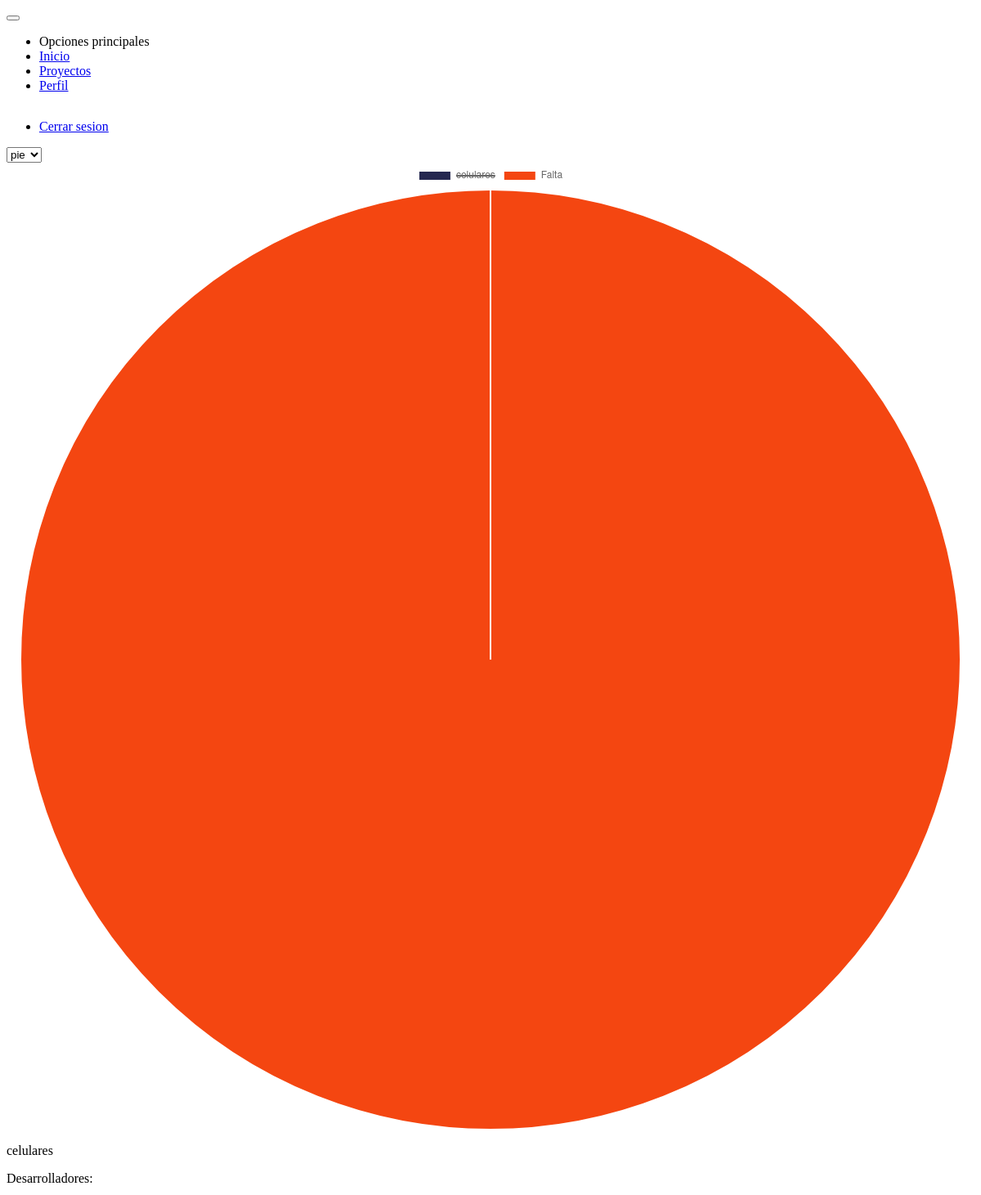
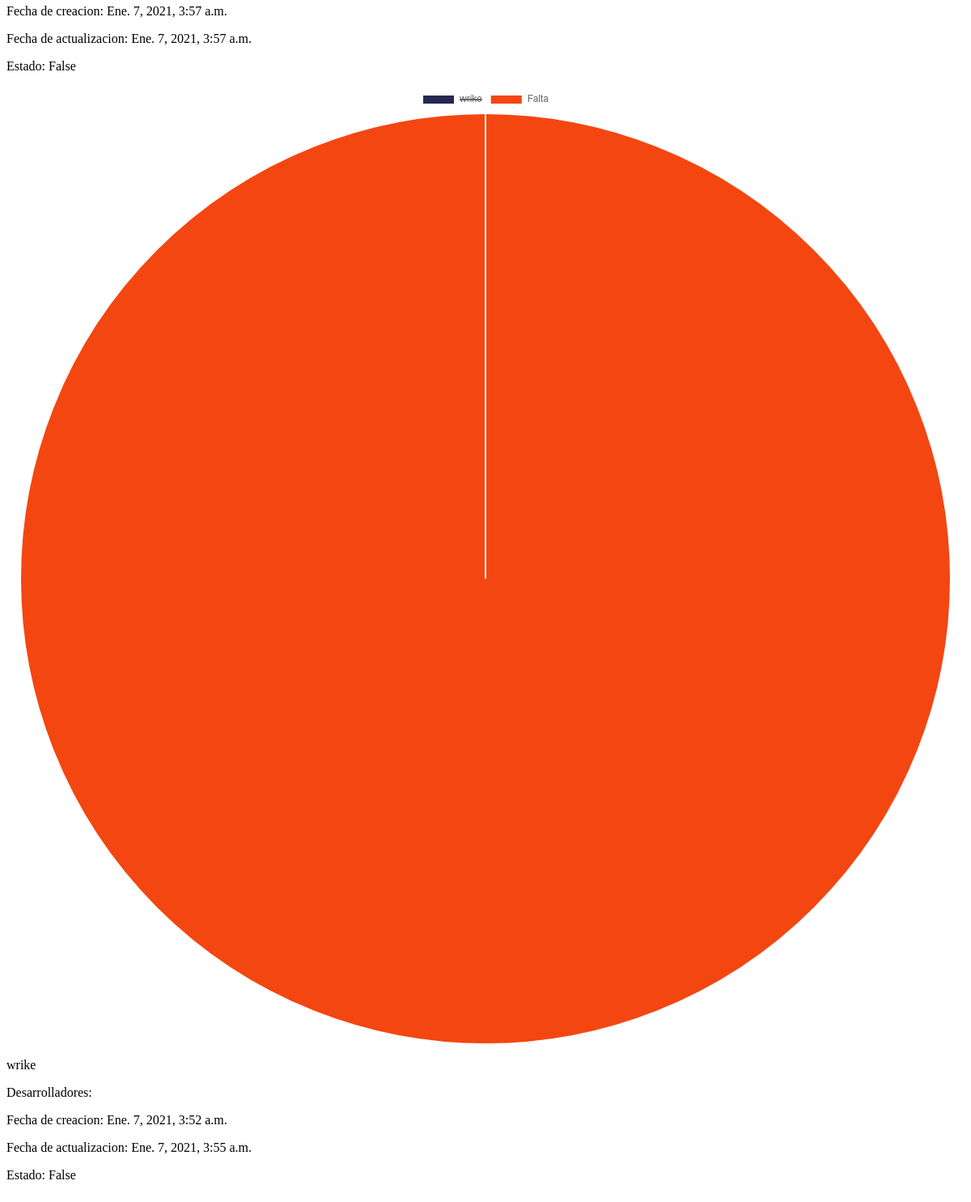
Screenshot of / (signed in) with the database file from the repository (2 pictures, top to bottom).
### projects/models.py (models this page shows)
class Project(models.Model):
    name = models.CharField(max_length=50, unique=True)
    developer = models.ManyToManyField(User)
    status = models.BooleanField(default=False)
    slug = models.SlugField(max_length=50, unique=True)
    percentage = models.IntegerField(default=0)
    created_at = models.DateTimeField(auto_now_add=timezone.now)
    update_at = models.DateTimeField(auto_now=timezone.now)
    def __str__(self):
        return self.name

### projects/views.py (the view)
# urls.py: path('', views.ProjectTemplateView.as_view(), name='home'),
class ProjectTemplateView(LoginRequiredMixin, ListView):
    login_url = 'users:login'
    template_name = 'index.html'
    queryset = Project.objects.all().order_by('-pk')
    paginate_by = 6
    def get_queryset(self, *args, **kwargs):
        qs = super().get_queryset(*args, **kwargs)
        is_admin = self.request.user.has_perm('tasks.view_task')
        if is_admin:
            return qs.annotate(Count('developer'))
        else:
            return qs.filter(developer=self.request.user).order_by('-pk')
    def get_context_data(self, **kwargs):
        context = super().get_context_data(**kwargs)
        context['group'] = User.objects.filter(
            pk=self.request.user.pk, groups__name='administradores').exists()
        context['admin'] = User.objects.filter(
            groups__name='administradores').count()
        context['developer'] = User.objects.filter(
            groups__name='desarrolladores').count()
        context['projects'] = Project.objects.count()
        context['tasks'] = Task.objects.count()
        return context

### templates/index.html (shortened to what this page needs)
{% extends 'base.html' %}
{% block content %}
    <select name="chartType" id="chartType" data-role="select">
        <option value="pie">pie</option>
    </select>
    <div class="row">
        {% include 'projects/graphics.html' %}
    </div>
{% endblock %}

### projects/templates/projects/graphics.html
{% for project in object_list %}
    <div class="cell-sm-12 cell-md-4">
        <div class="card">
            <div class="card-content">
                <div class="row">
                    <div class="cell-sm-12 cell-md-6">
                        {% include 'projects/snippets/graphic.html' %}
                    </div>
                    <div class="cell-sm-12 cell-md-6">
                        {% include 'projects/snippets/data-project.html' %}
                    </div>
                </div>
            </div>
        </div>
    </div>
{% endfor %}

### projects/templates/projects/snippets/graphic.html
<canvas id="{{ project.slug }}" width="400" height="400"></canvas>
<script type="text/javascript">
    var faltante = 100 - {{ project.percentage }};
    var data = {
        labels: ['{{ project.name }}', 'Falta'],
        datasets: [{
            data: [{{ project.porcent }}, faltante],
            backgroundColor: ['#252850', '#f44611'],
        }],
    };
    var ctx = document.getElementById('{{ project.slug }}').getContext('2d');
    var myChart = new Chart(ctx, {
        type: 'pie',
        data: data
    });
    var chartType = document.getElementById('chartType');
    chartType.addEventListener('change', () => {
        myChart.destroy();
        myChart = new Chart(ctx, {
            type: chartType.value,
            data: data
        });
    });
</script>

### projects/templates/projects/snippets/data-project.html
<div class="container">
    <p class="center">{{ project }}</p>
    <p>Desarrolladores:  {{ project.developer__count }}</p>
    <p>Fecha de creacion:  {{ project.created_at }}</p>
    <p>Fecha de actualizacion:  {{ project.update_at }}</p>
    <p>Estado: {{ project.status }}</p>
</div>

### rows the page displays
Project: name "celulares", created_at "Ene. 7, 2021, 3:57 a.m.", update_at "Ene. 7, 2021, 3:57 a.m.", status "False"
Project: name "wrike", created_at "Ene. 7, 2021, 3:52 a.m.", update_at "Ene. 7, 2021, 3:55 a.m.", status "False"

### other values shown
chart data {{ project.name }} celulares, wrike
chart data {{ project.slug }} celulares, wrike
